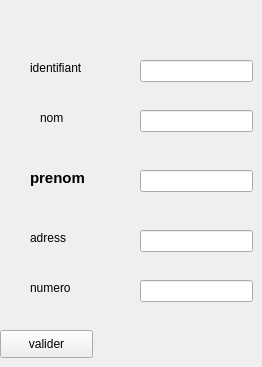
      <widget class="QWidget" name="tab_5">
       <attribute name="title">
        <string>modifier</string>
       </attribute>
       <widget class="QLineEdit" name="lineEdit_adress_2">
        <property name="geometry">
         <rect>
          <x>140</x>
          <y>230</y>
          <width>113</width>
          <height>22</height>
         </rect>
        </property>
       </widget>
       <widget class="QLabel" name="label_8">
        <property name="geometry">
         <rect>
          <x>30</x>
          <y>170</y>
          <width>81</width>
          <height>16</height>
         </rect>
        </property>
        <property name="font">
         <font>
          <pointsize>11</pointsize>
          <weight>75</weight>
          <bold>true</bold>
         </font>
        </property>
        <property name="text">
         <string>prenom</string>
        </property>
       </widget>
       <widget class="QLabel" name="label_9">
        <property name="geometry">
         <rect>
          <x>40</x>
          <y>110</y>
          <width>55</width>
          <height>16</height>
         </rect>
        </property>
        <property name="text">
         <string>nom</string>
        </property>
       </widget>
       <widget class="QLineEdit" name="lineEdit_num_2">
        <property name="geometry">
         <rect>
          <x>140</x>
          <y>280</y>
          <width>113</width>
          <height>22</height>
         </rect>
        </property>
       </widget>
       <widget class="QLabel" name="label_10">
        <property name="geometry">
         <rect>
          <x>30</x>
          <y>230</y>
          <width>91</width>
          <height>16</height>
         </rect>
        </property>
        <property name="text">
         <string>adress</string>
        </property>
       </widget>
       <widget class="QPushButton" name="modifier">
        <property name="geometry">
         <rect>
          <x>0</x>
          <y>330</y>
          <width>93</width>
          <height>28</height>
         </rect>
        </property>
        <property name="text">
         <string>valider</string>
        </property>
       </widget>
       <widget class="QLineEdit" name="lineEdit_prenom_2">
        <property name="geometry">
         <rect>
          <x>140</x>
          <y>170</y>
          <width>113</width>
          <height>22</height>
         </rect>
        </property>
       </widget>
       <widget class="QLabel" name="label_11">
        <property name="geometry">
         <rect>
          <x>30</x>
          <y>280</y>
          <width>81</width>
          <height>16</height>
         </rect>
        </property>
        <property name="text">
         <string>numero </string>
        </property>
       </widget>
       <widget class="QLineEdit" name="lineEdit_id_3">
        <property name="geometry">
         <rect>
          <x>140</x>
          <y>60</y>
          <width>113</width>
          <height>22</height>
         </rect>
        </property>
       </widget>
       <widget class="QLabel" name="label_12">
        <property name="geometry">
         <rect>
          <x>30</x>
          <y>60</y>
          <width>101</width>
          <height>16</height>
         </rect>
        </property>
        <property name="text">
         <string>identifiant</string>
        </property>
       </widget>
       <widget class="QLineEdit" name="lineEdit_nom_2">
        <property name="geometry">
         <rect>
          <x>140</x>
          <y>110</y>
          <width>113</width>
          <height>22</height>
         </rect>
        </property>
       </widget>
      </widget>
